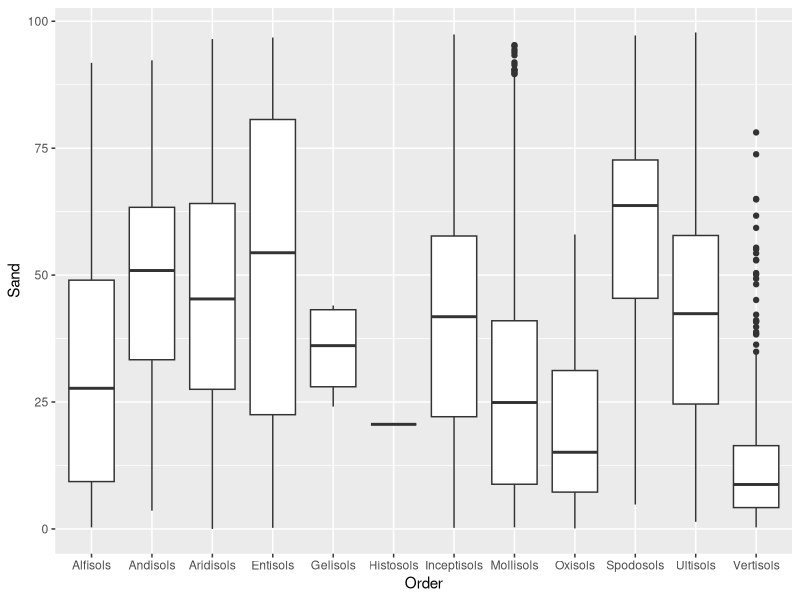
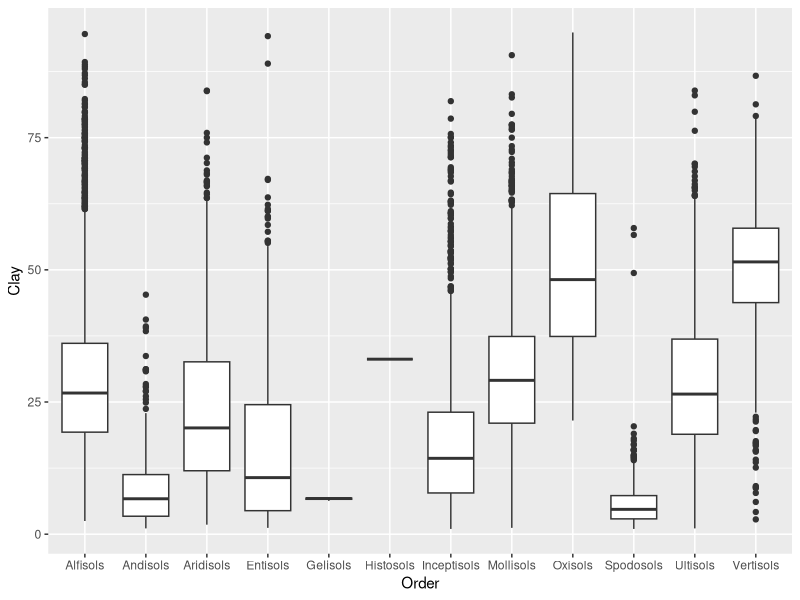
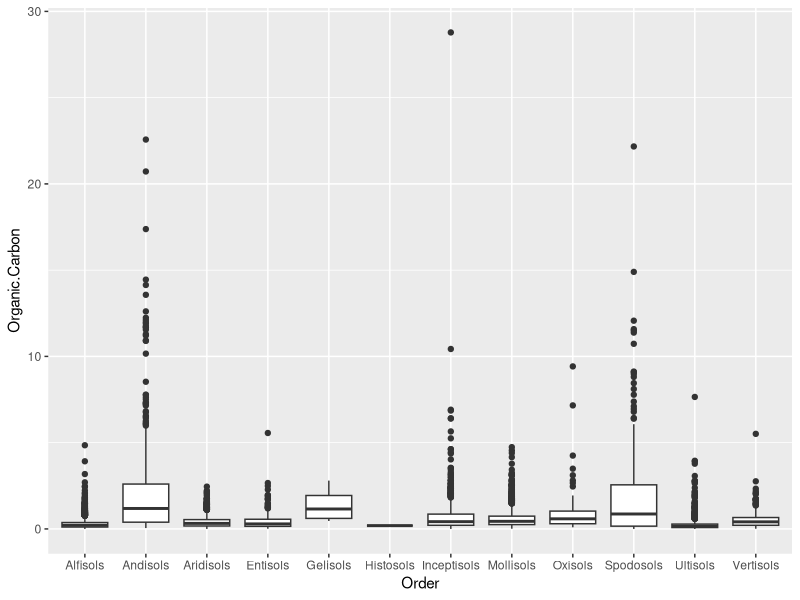
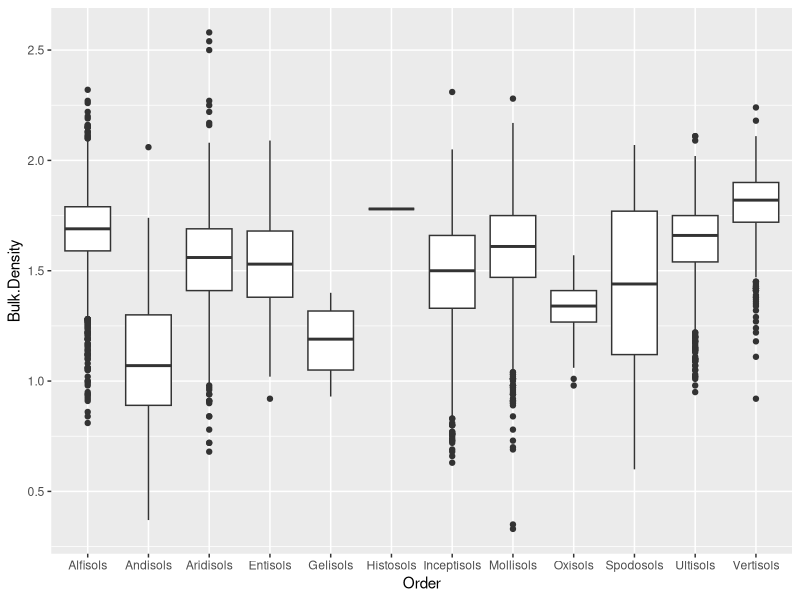
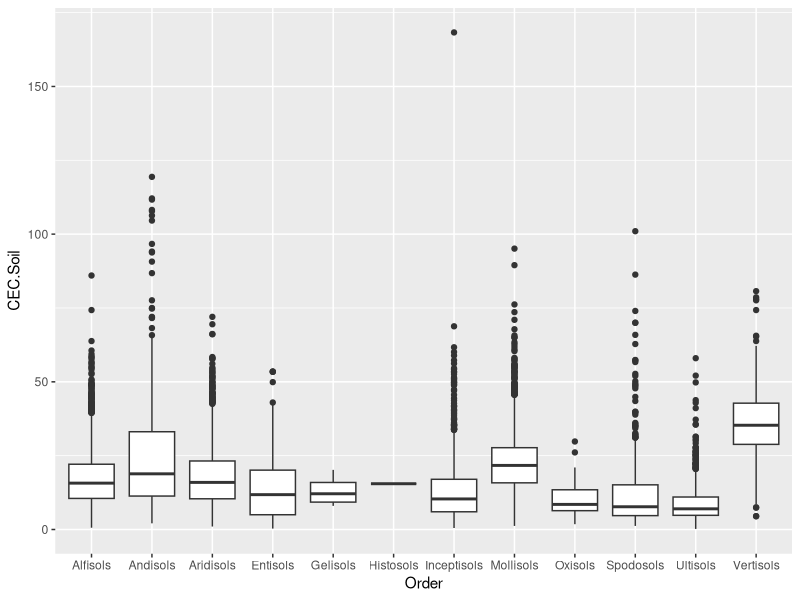
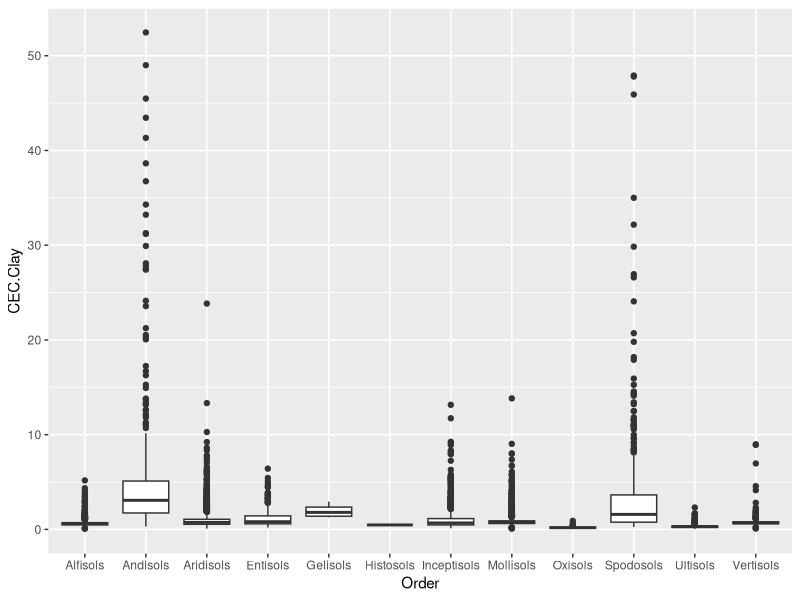
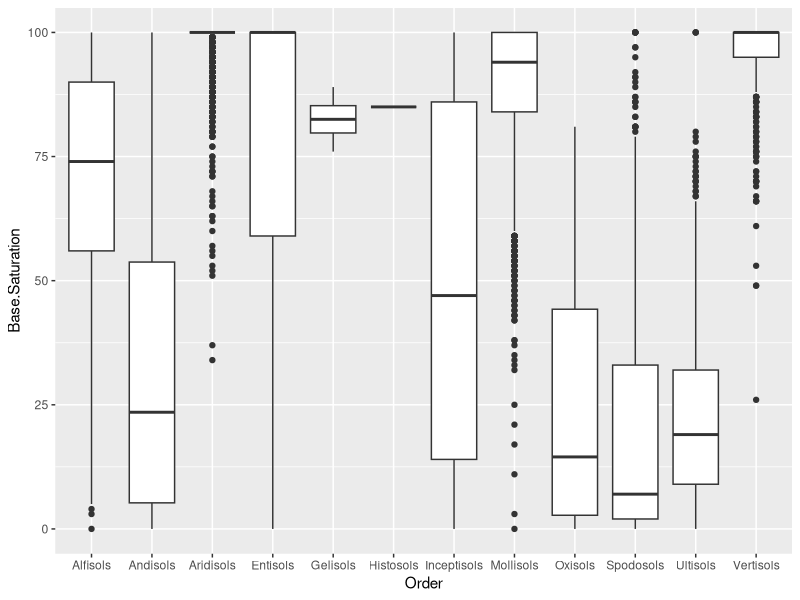
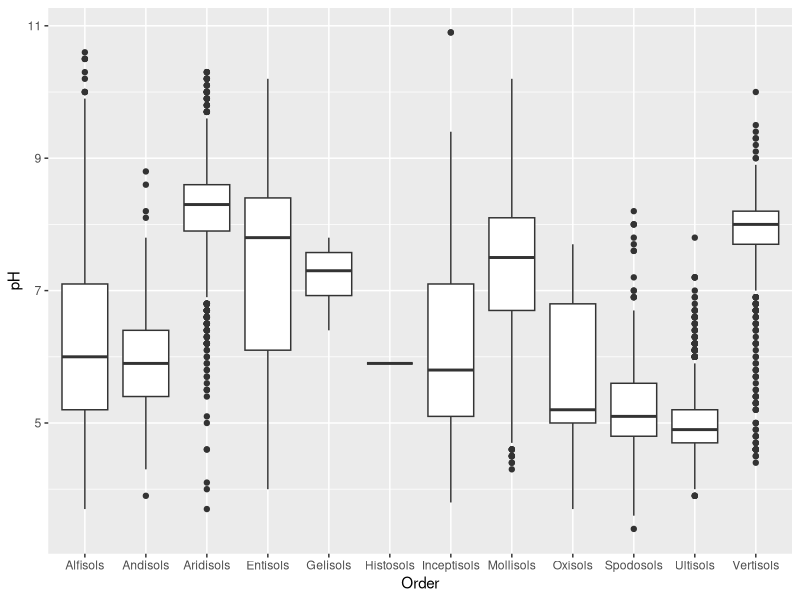

The R source for these figures, in order: (Note: this script raises an error after producing the figures.)
## ---- chunk 1

project1data <- read.csv(file = "project1data.csv")
project1data <- project1data[,-c(1,2,4)] #remove the ID and Horizon columns which are useless,Silt is redundant information since it could be calculated from Sand and Clay. 
project1data <- project1data[sample(nrow(project1data),nrow(project1data)),] ###shuffle rows

library(ggplot2)
library(dplyr)
library(magrittr)
library(MASS)
library(caret)
library(nnet) 
library(scales)


## ---- chunk 2

varlist <- names(project1data)[-9]

customPlot <- function(varName) {

project1data %>% 
group_by_("Order") %>% 
select_("Order",varName) %>% 
ggplot(aes_string("Order",varName)) + geom_boxplot()

}

lapply(varlist,customPlot)


## ---- chunk 3



#data partition
lda_train <- caret::createDataPartition(y=project1data$Order, p=0.8,list = FALSE)
train <- project1data[lda_train,]
test <- project1data[-lda_train,]

#lda
lda.fei <- MASS::lda(Order ~., data = project1data, subset =lda_train)

#predict test data
lda.predict = predict(lda.fei, newdata=test)

# Assess the accuracy of the prediction percent correct for each soil class (Order) in test data
ct.lda <- table(test$Order, lda.predict$class)
diag(prop.table(ct.lda, 1))

# total percent correct
sum(diag(prop.table(ct.lda)))


# Visualizing Data separation for chosen variables

prop.lda = lda.fei$svd^2/sum(lda.fei$svd^2)

dataset = data.frame(Order = test$Order,
                     lda = lda.predict$x)

lda1 <- ggplot(dataset) + geom_point(aes(lda.LD1, lda.LD2, colour = Order, shape = Order), size = 2.5) + 
  labs(x = paste("Sand (", percent(prop.lda[1]), ")", sep=""),
       y = paste("Clay (", percent(prop.lda[2]), ")", sep=""))


print(lda1) 
## ---- chunk 4

#data partition
qda_train <- createDataPartition(y=project1data$Order, p=0.8,list = FALSE)
train <- project1data[qda_train,]
test <- project1data[-qda_train,]

#qda
qda.fei <- MASS::qda(Order ~., data = project1data, subset =qda_train)

#predict test data
qda.predict = predict(qda.fei, newdata=test)

# Assess the accuracy of the prediction percent correct for each soil class (Order) in test data
ct.qda <- table(test$Order, qda.predict$class)
diag(prop.table(ct.qda, 1))

# total percent correct
sum(diag(prop.table(ct.qda)))

## ---- chunk 5

#data partition
logr_train <- caret::createDataPartition(y=project1data$Order, p=0.8,list = FALSE)
train <- project1data[logr_train,]
test <- project1data[-logr_train,]

#doing logistic regression

# mylogr <- function(y, x, maxit = 100, tol = 1e-5) {
#   y <- as.numeric(y) - 1
#   X <- as.matrix(cbind(1, x))      # add the intercept term to the predictors
#   
#   # constants
#   N <- length(y)        # number of observations
#   p <- ncol(X)          # number of predictors
#   continue <- T
#   i <- 1
#   
#   betas <- matrix(0, nrow = maxit, ncol = p)
#   
#   #below is from PseudoCode - slide 21 on log reg lecture
#   while(continue && i < maxit) {
#     beta <- betas[i, ]
#     p <- exp(X %*% beta)/(1 + exp(X %*% beta))
#     W <- diag(as.vector(p * (1-p)))
#     z <- X %*% beta + solve(W) %*% (y - p)
#     betas[i+1, ] <- solve(t(X) %*% W %*% X) %*% t(X) %*% W %*% z
#     if(all(abs(betas[i + 1, ] - betas[i, ])/abs(betas[i, ]) < tol)) {
#       continue <- F
#     }
#     i <- i + 1
#   }
#   
#   return(betas[i, ])
#   
# }


#cross validation
# mylogr.cv <- function(y, x, k, maxit = 100, tol = 1e-5) {
#   
#   cvs <- rep(0, k)
#   
#   # constants
#   N <- length(y)        # number of observations
#   
#   # assign indices for which group each observation belongs to
#   kappa <- sample(rep(1:k, length = N))
#   
#   for(i in 1:k) {
#     y.tr <- y[kappa != i]     # training responses; all but ith group
#     x.tr <- x[kappa != i, ]   # training predictors; all but ith group
#     y.va <- y[kappa == i]     # validation responses; ith group
#     x.va <- x[kappa == i, ]   # validation predictors; ith group
#     
#     beta <- mylogr(y.tr, x.tr, maxit, tol)
#     
#     X.va <- as.matrix(cbind(1, x.va))
#     
#     prediction <- rep(NA, length(y.va))
#     for(j in 1:length(prediction)) {
#       prediction[j] <- round(1/(1+exp(-t(beta) %*% X.va[j, ])))
#     }
#     cvs[i] <- sum((prediction - (as.numeric(y.va)-1))^2)
#   }
#   
#   return(sum(cvs)/N)
#   
# }

# system.time(cv.err.logr <- mylogr.cv(data$class, data[ ,-10], 10))
  
  
#below doesn't seem to work - W becomes singular
# logr.mer <- mylogr(y = train[1:100, 9] , x = train[1:100,-9])


logr.mer <- nnet::multinom(Order ~ ., data = project1data, subset = logr_train)
summary(logr.mer)
  


## ---- chunk 6

